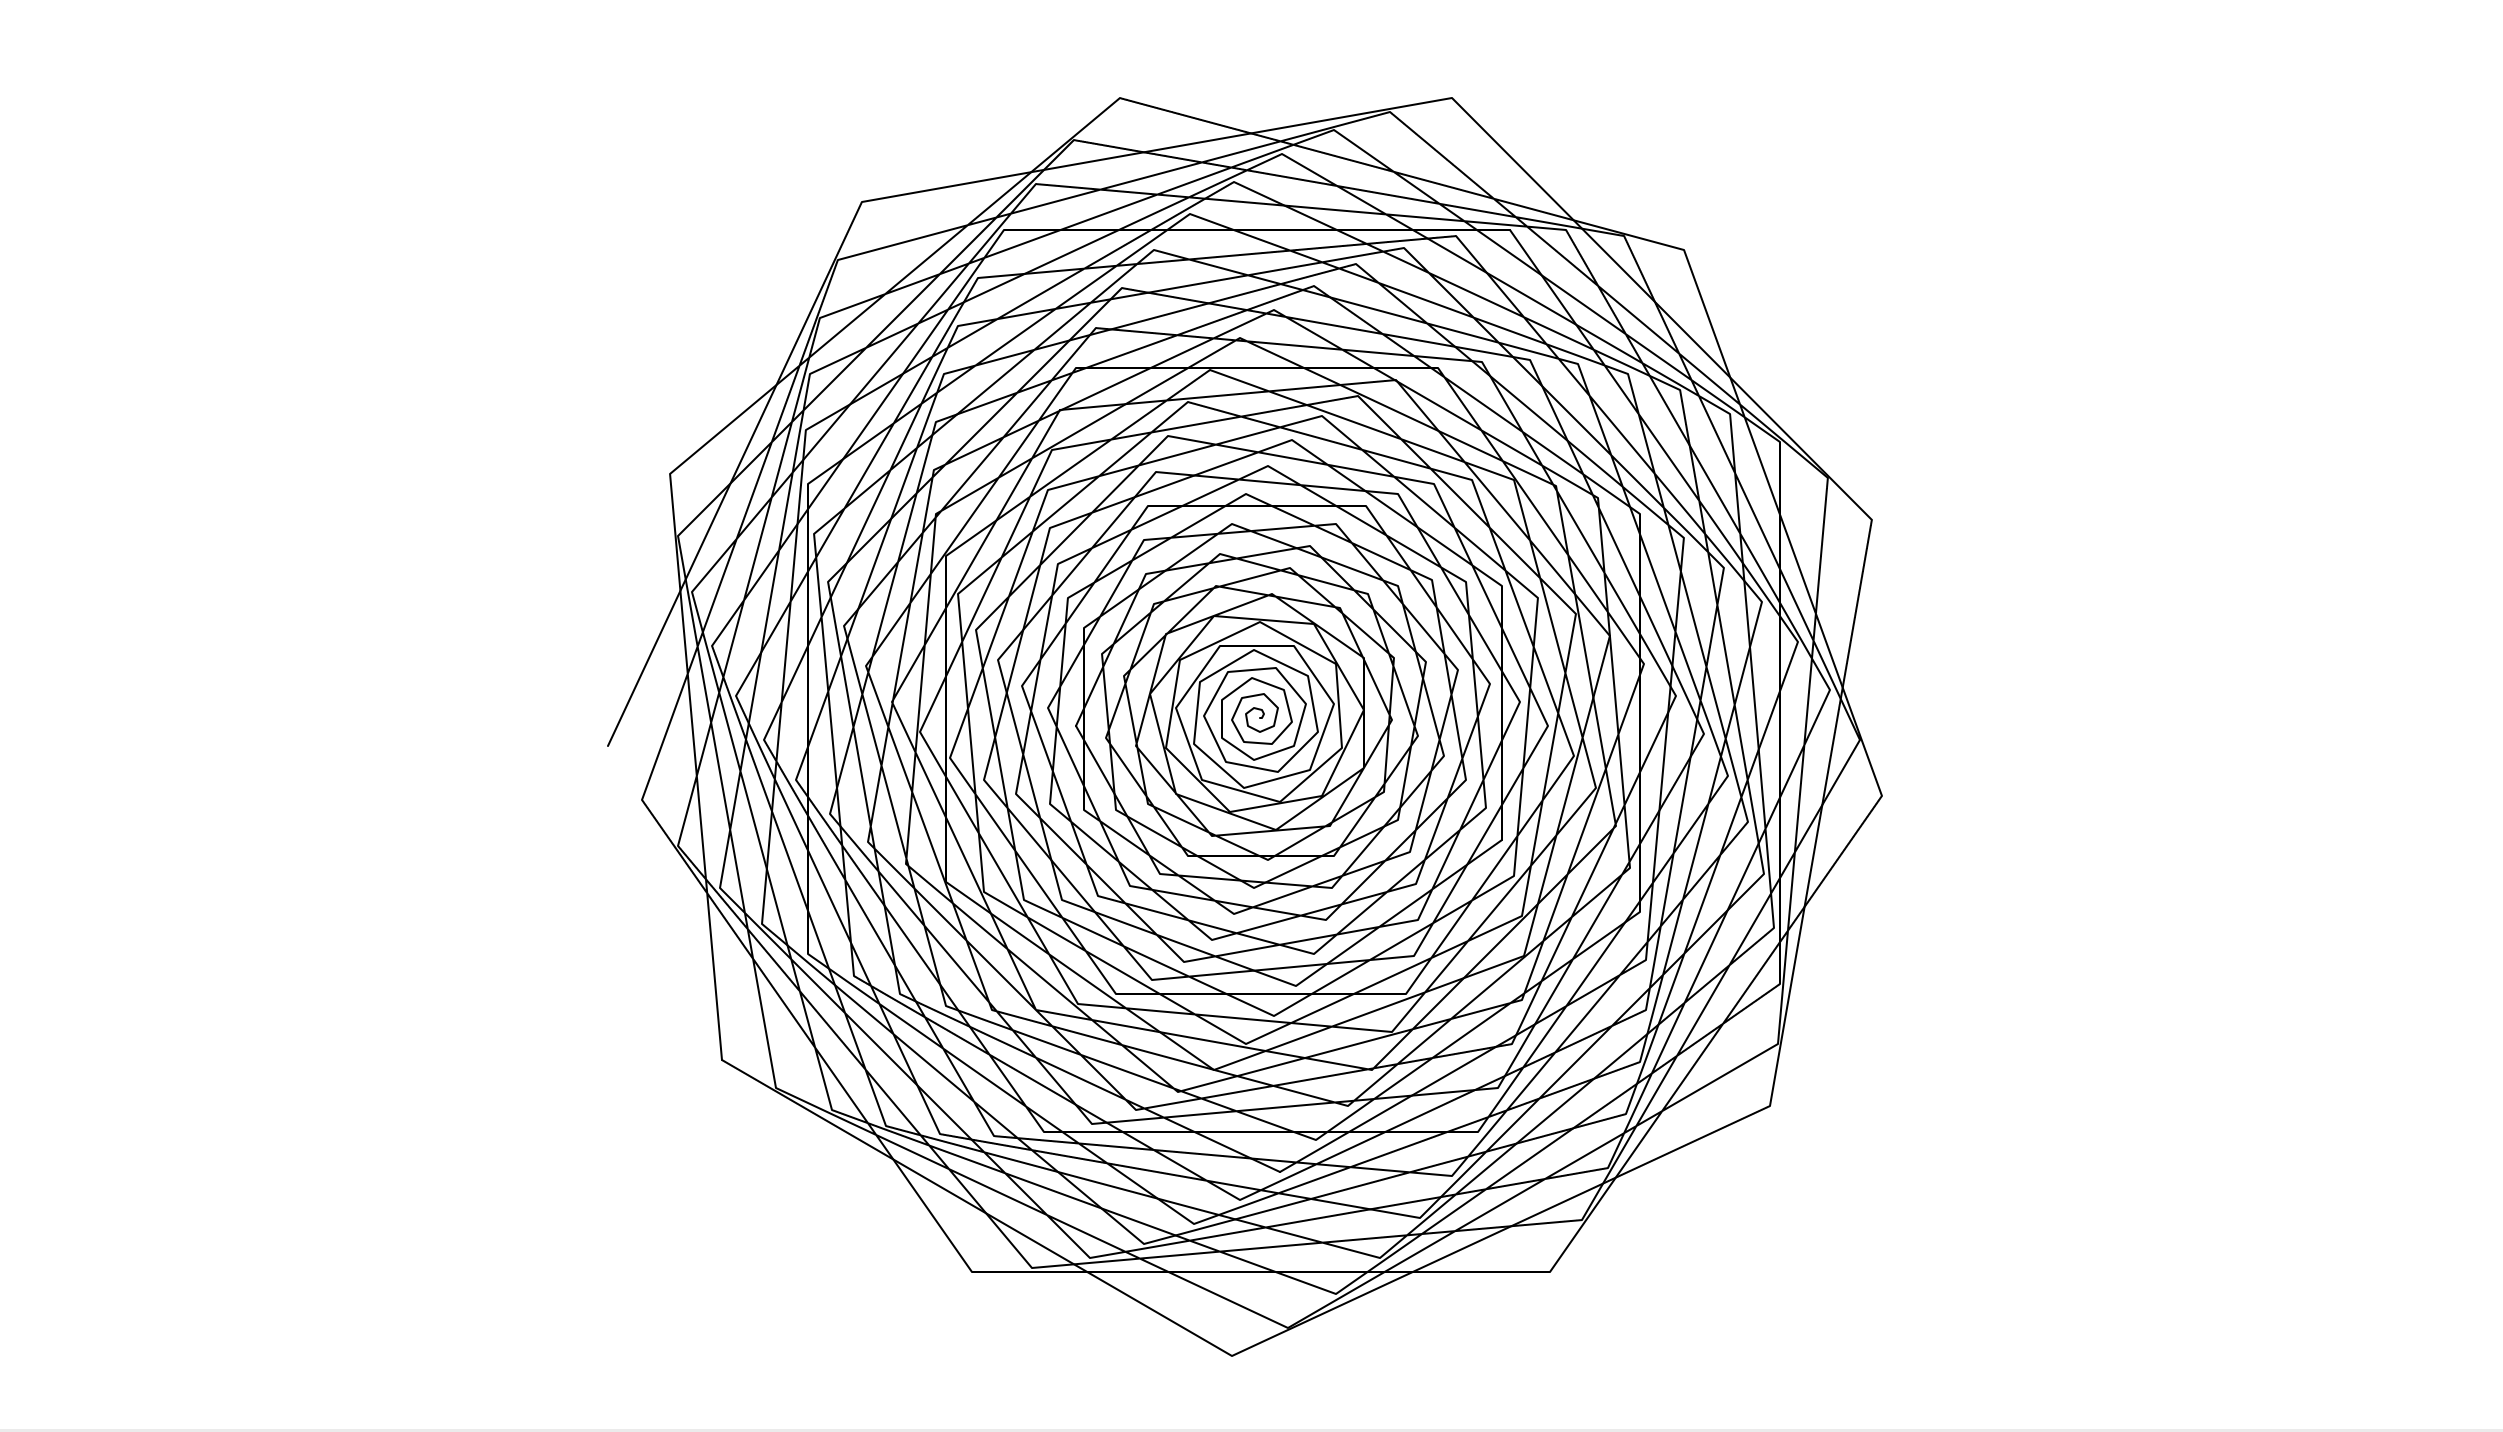

Here is the Python script that generated this plot:
import turtle
from time import time
start = time()

t = turtle.Turtle()
t.speed('fastest')
t.hideturtle()

turtle.tracer(0, 0)

side = 1
for i in range(300):
	t.fd(side)
	side += 1
	t.left(55)

print(time() - start)
turtle.update()
turtle.done()
